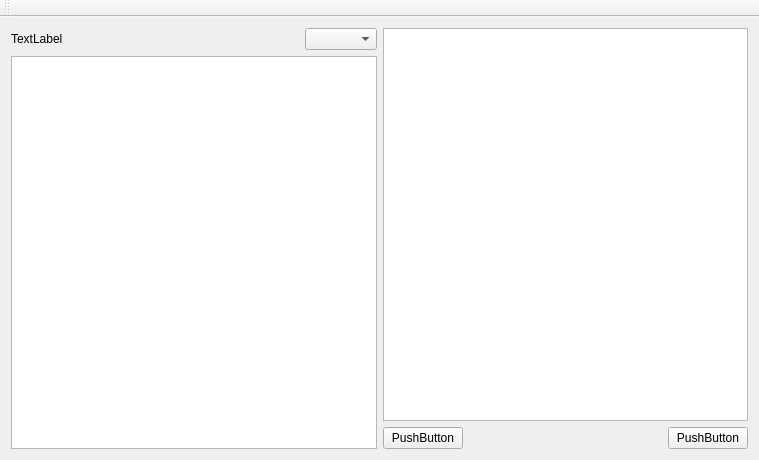
<?xml version="1.0" encoding="UTF-8"?>
<ui version="4.0">
 <class>MainWindow</class>
 <widget class="QMainWindow" name="MainWindow">
  <property name="windowModality">
   <enum>Qt::ApplicationModal</enum>
  </property>
  <property name="enabled">
   <bool>true</bool>
  </property>
  <property name="geometry">
   <rect>
    <x>0</x>
    <y>0</y>
    <width>759</width>
    <height>460</height>
   </rect>
  </property>
  <property name="windowTitle">
   <string>MainWindow</string>
  </property>
  <widget class="QWidget" name="centralWidget">
   <layout class="QGridLayout" name="gridLayout">
    <item row="0" column="0">
     <layout class="QHBoxLayout" name="horizontalLayout_2">
      <item>
       <layout class="QVBoxLayout" name="verticalLayout">
        <item>
         <layout class="QHBoxLayout" name="horizontalLayout">
          <item>
           <widget class="QLabel" name="label">
            <property name="text">
             <string>TextLabel</string>
            </property>
           </widget>
          </item>
          <item>
           <spacer name="horizontalSpacer_2">
            <property name="orientation">
             <enum>Qt::Horizontal</enum>
            </property>
            <property name="sizeHint" stdset="0">
             <size>
              <width>40</width>
              <height>20</height>
             </size>
            </property>
           </spacer>
          </item>
          <item>
           <widget class="QComboBox" name="comboBox"/>
          </item>
         </layout>
        </item>
        <item>
         <widget class="QTextEdit" name="textEdit"/>
        </item>
       </layout>
      </item>
     </layout>
    </item>
    <item row="0" column="1">
     <layout class="QVBoxLayout" name="verticalLayout_3">
      <item>
       <widget class="QTextEdit" name="textEdit_2"/>
      </item>
      <item>
       <layout class="QHBoxLayout" name="horizontalLayout_3">
        <item>
         <widget class="QPushButton" name="pushButton_2">
          <property name="text">
           <string>PushButton</string>
          </property>
         </widget>
        </item>
        <item>
         <spacer name="horizontalSpacer">
          <property name="orientation">
           <enum>Qt::Horizontal</enum>
          </property>
          <property name="sizeHint" stdset="0">
           <size>
            <width>40</width>
            <height>20</height>
           </size>
          </property>
         </spacer>
        </item>
        <item>
         <widget class="QPushButton" name="pushButton">
          <property name="text">
           <string>PushButton</string>
          </property>
         </widget>
        </item>
       </layout>
      </item>
     </layout>
    </item>
   </layout>
  </widget>
  <widget class="QToolBar" name="toolBar">
   <property name="windowTitle">
    <string>toolBar</string>
   </property>
   <attribute name="toolBarArea">
    <enum>TopToolBarArea</enum>
   </attribute>
   <attribute name="toolBarBreak">
    <bool>false</bool>
   </attribute>
  </widget>
 </widget>
 <layoutdefault spacing="6" margin="11"/>
 <resources/>
 <connections/>
</ui>
